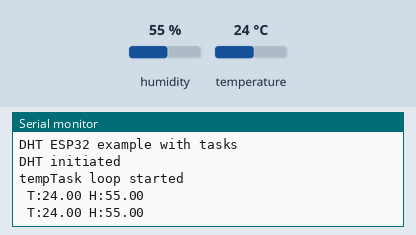
Bench run of a sketch on a simulated ESP32. On the bench: the last lines printed to the serial monitor. The test bench sets the inputs (shaded band); at power-on: humidity 55 %, temperature 24 °C.

Above: at 2.8 s.
2.9 s: humidity set to 22 %
At 5.2 s:
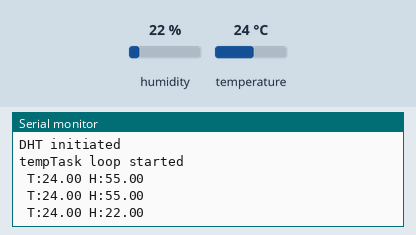
5.6 s: temperature set to 12 °C
At 7.0 s:
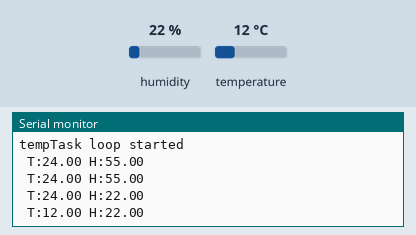
8.3 s: humidity set to 40 %
At 11.2 s:
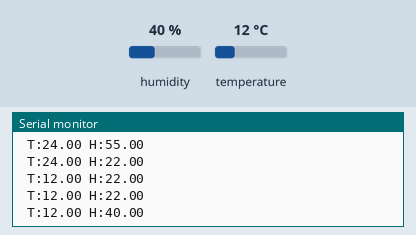
Timing chart, 0 to 12.7 s (numbered marks = the images above; inputs shaded):
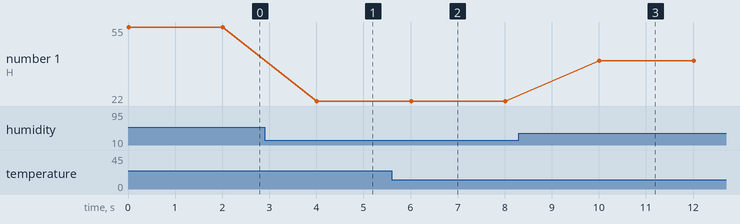

Measured:
- after the input at 2.9 s, the serial monitor: prints a new line after 1.1 s (image 1)
- after the input at 5.6 s, the serial monitor: prints a new line after 0.41 s (image 2)
- after the input at 8.3 s, the serial monitor: prints a new line after 1.7 s (image 3)
- plotted number 1: 55 → 22 after the input at 2.9 s, 22 → 40 after the input at 8.3 s

The sketch:

DHT22_Basic.ino
```cpp
#include "DHTesp.h"
#include <Ticker.h>

DHTesp dht;
void tempTask(void *pvParameters);
bool getTemperature();
void triggerGetTemp();

TaskHandle_t tempTaskHandle = NULL;
Ticker tempTicker;
bool tasksEnabled = false;
int dhtPin = 27;

bool initTemp()
{ byte resultValue = 0;
 	dht.setup(dhtPin, DHTesp::DHT22);
	Serial.println("DHT initiated");

  // Start task to get temperature
	xTaskCreatePinnedToCore(
			tempTask,                       /* Function to implement the task */
			"tempTask ",                    /* Name of the task */
			4000,                           /* Stack size in words */
			NULL,                           /* Task input parameter */
			5,                              /* Priority of the task */
			&tempTaskHandle,                /* Task handle. */
			1);                             /* Core where the task should run */

  if (tempTaskHandle == NULL)
  { Serial.println("Failed to start task for temperature update");
    return false;
  }
  else
    tempTicker.attach(2, triggerGetTemp);
  return true;
}
void triggerGetTemp() {
  if (tempTaskHandle != NULL) {
	   xTaskResumeFromISR(tempTaskHandle);
  }
}
void tempTask(void *pvParameters)
{ Serial.println("tempTask loop started");
	while(1)
  { if (tasksEnabled)
			getTemperature();
		vTaskSuspend(NULL);
	}
}
bool getTemperature()
{ TempAndHumidity newValues = dht.getTempAndHumidity();
	if (dht.getStatus() != 0)
  {	Serial.println("DHT11 error status: " + String(dht.getStatusString()));
		return false;
	}
  Serial.println(" T:" + String(newValues.temperature) + " H:" + String(newValues.humidity));
	return true;
}

void setup()
{ Serial.begin(9600);
  Serial.println();
  Serial.println("DHT ESP32 example with tasks");
  initTemp();
  tasksEnabled = true;
}

void loop()
{ if (!tasksEnabled)
  { delay(2000);
    tasksEnabled = true;
    if (tempTaskHandle != NULL)
			vTaskResume(tempTaskHandle);
  }
  yield();
}
```
